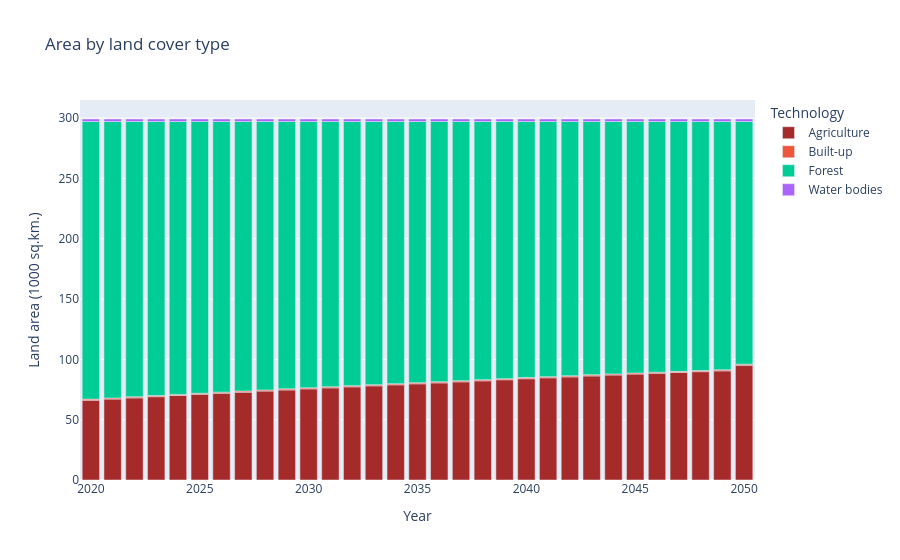

The code cell stored with this chart in its notebook:
### Code cell
land_total_df = dfs['TotalAnnualTechnologyActivityByMode'][
    dfs['TotalAnnualTechnologyActivityByMode'].TECHNOLOGY.str.startswith('LNDAGR')
].drop('REGION', axis=1)

land_total_df['MODE_OF_OPERATION'] = land_total_df['MODE_OF_OPERATION'].astype(int)
land_total_df['crop_combo'] = land_total_df['MODE_OF_OPERATION'].map(mode_crop_combo)

# Keep short codes for grouping
land_total_df['land_use'] = land_total_df['crop_combo'].str[0:3]

land_total_df.drop(['MODE_OF_OPERATION','crop_combo'], axis=1, inplace=True)

land_total_df = land_total_df.pivot_table(
    index='YEAR', 
    columns='land_use',
    values='VALUE', 
    aggfunc='sum'
).reset_index()

# Aggregate crops into AGR
land_total_df['AGR'] = 0
for crop in crops:
    if crop in land_total_df.columns:
        land_total_df['AGR'] += land_total_df[crop]
        land_total_df.drop(crop, axis=1, inplace=True)

land_total_df = land_total_df.rename(columns=land_use_map)

land_total_df = (
    land_total_df
    .reindex(sorted(land_total_df.columns), axis=1)
    .set_index('YEAR')
    .reset_index()
    .rename(columns=det_col)
    .astype('float64')
)

if not land_total_df.empty:
    df_plot(land_total_df, 'Land area (1000 sq.km.)', 'Area by land cover type')

### Figure 1 — Plotly figure (JSON) as saved in the notebook; plotly's stock layout.template omitted (floating-point values rounded to 4 significant figures)
{"data": [{"hovertemplate": "Technology=Agriculture<br>Year=%{x}<br>Land area (1000 sq.km.)=%{y}<extra></extra>", "legendgroup": "Agriculture", "marker": {"color": "brown", "pattern": {"shape": ""}}, "name": "Agriculture", "orientation": "v", "showlegend": true, "textposition": "auto", "type": "bar", "x": [2020.0, 2021.0, 2022.0, 2023.0, 2024.0, 2025.0, 2026.0, 2027.0, 2028.0, 2029.0, 2030.0, 2031.0, 2032.0, 2033.0, 2034.0, 2035.0, 2036.0, 2037.0, 2038.0, 2039.0, 2040.0, 2041.0, 2042.0, 2043.0, 2044.0, 2045.0, 2046.0, 2047.0, 2048.0, 2049.0, 2050.0], "xaxis": "x", "y": [66.12, 67.1, 68.07, 69.05, 70.03, 71.01, 71.92, 72.83, 73.73, 74.64, 75.55, 76.39, 77.23, 78.07, 78.91, 79.75, 80.51, 81.37, 82.23, 83.1, 83.96, 84.73, 85.5, 86.27, 87.04, 87.81, 88.47, 89.14, 89.81, 90.47, 95.1], "yaxis": "y"}, {"hovertemplate": "Technology=Built-up<br>Year=%{x}<br>Land area (1000 sq.km.)=%{y}<extra></extra>", "legendgroup": "Built-up", "marker": {"color": "#EF553B", "pattern": {"shape": ""}}, "name": "Built-up", "orientation": "v", "showlegend": true, "textposition": "auto", "type": "bar", "x": [2020.0, 2021.0, 2022.0, 2023.0, 2024.0, 2025.0, 2026.0, 2027.0, 2028.0, 2029.0, 2030.0, 2031.0, 2032.0, 2033.0, 2034.0, 2035.0, 2036.0, 2037.0, 2038.0, 2039.0, 2040.0, 2041.0, 2042.0, 2043.0, 2044.0, 2045.0, 2046.0, 2047.0, 2048.0, 2049.0, 2050.0], "xaxis": "x", "y": [0.927, 0.927, 0.927, 0.927, 0.927, 0.927, 0.927, 0.927, 0.927, 0.927, 0.927, 0.927, 0.927, 0.927, 0.927, 0.927, 0.927, 0.927, 0.927, 0.927, 0.927, 0.927, 0.927, 0.927, 0.927, 0.927, 0.927, 0.927, 0.927, 0.927, 0.927], "yaxis": "y"}, {"hovertemplate": "Technology=Forest<br>Year=%{x}<br>Land area (1000 sq.km.)=%{y}<extra></extra>", "legendgroup": "Forest", "marker": {"color": "#00cc96", "pattern": {"shape": ""}}, "name": "Forest", "orientation": "v", "showlegend": true, "textposition": "auto", "type": "bar", "x": [2020.0, 2021.0, 2022.0, 2023.0, 2024.0, 2025.0, 2026.0, 2027.0, 2028.0, 2029.0, 2030.0, 2031.0, 2032.0, 2033.0, 2034.0, 2035.0, 2036.0, 2037.0, 2038.0, 2039.0, 2040.0, 2041.0, 2042.0, 2043.0, 2044.0, 2045.0, 2046.0, 2047.0, 2048.0, 2049.0, 2050.0], "xaxis": "x", "y": [230.1, 229.1, 228.2, 227.2, 226.2, 225.2, 224.3, 223.4, 222.5, 221.6, 220.7, 219.8, 219.0, 218.2, 217.3, 216.5, 215.7, 214.9, 214.0, 213.1, 212.3, 211.5, 210.7, 210.0, 209.2, 208.4, 207.8, 207.1, 206.4, 205.8, 201.1], "yaxis": "y"}, {"hovertemplate": "Technology=Water bodies<br>Year=%{x}<br>Land area (1000 sq.km.)=%{y}<extra></extra>", "legendgroup": "Water bodies", "marker": {"color": "#ab63fa", "pattern": {"shape": ""}}, "name": "Water bodies", "orientation": "v", "showlegend": true, "textposition": "auto", "type": "bar", "x": [2020.0, 2021.0, 2022.0, 2023.0, 2024.0, 2025.0, 2026.0, 2027.0, 2028.0, 2029.0, 2030.0, 2031.0, 2032.0, 2033.0, 2034.0, 2035.0, 2036.0, 2037.0, 2038.0, 2039.0, 2040.0, 2041.0, 2042.0, 2043.0, 2044.0, 2045.0, 2046.0, 2047.0, 2048.0, 2049.0, 2050.0], "xaxis": "x", "y": [2.093, 2.093, 2.093, 2.093, 2.093, 2.093, 2.093, 2.093, 2.093, 2.093, 2.093, 2.093, 2.093, 2.093, 2.093, 2.093, 2.093, 2.093, 2.093, 2.093, 2.093, 2.093, 2.093, 2.093, 2.093, 2.093, 2.093, 2.093, 2.093, 2.093, 2.093], "yaxis": "y"}], "layout": {"barmode": "relative", "legend": {"title": {"text": "Technology"}, "tracegroupgap": 0}, "title": {"text": "Area by land cover type"}, "xaxis": {"anchor": "y", "domain": [0, 1], "title": {"text": "Year"}}, "yaxis": {"anchor": "x", "domain": [0, 1], "title": {"text": "Land area (1000 sq.km.)"}}}}
